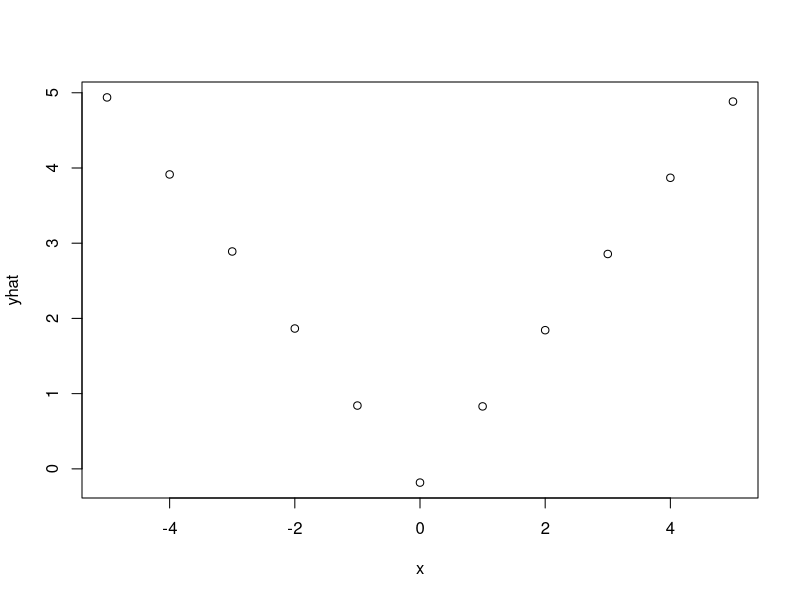

Here is the R script that generated this plot:
#Question 1
library(MASS)
data(shuttle)
?shuttle
str(shuttle)
levels(shuttle$use)
shuttle$use <- relevel(shuttle$use, ref = "noauto")
levels(shuttle$use)
fit <- glm(use ~ wind, data = shuttle, family = "binomial")
summary(fit)
#log(p/1-p) = B0 + B1 * windtail => p/1-p = exp(B0 + B1 * windtail)
exp(0.25131)/exp(0.25131+0.03181)
exp(-0.03181)

#Question 2
fit2 <- glm(use ~ wind + magn, data = shuttle, family = "binomial")
summary(fit2)
exp(-3.201e-02)

#Question 3
#log(p/1-p) = log(p) - log(1-p) = B0 + B1 * X1
#log(1-p/p) = log(1-p) - log(p) = -B0 - B1 * X1

#Question 4
data(InsectSprays)
?InsectSprays
str(InsectSprays)
fit3 <- glm(count ~ spray, data = InsectSprays, family = "poisson")
summary(fit3)
exp(-0.05588)

#Question 6
x <- -5:5
y <- c(5.12, 3.93, 2.67, 1.87, 0.52, 0.08, 0.93, 2.05, 2.54, 3.87, 4.97)
knots <- 0
splineTerm <- sapply(knots, function(knot){(x > knot) * (x - knot)})
xMat <- c(1, x, splineTerm)
yhat <- predict(lm(y ~ x + splineTerm))
plot(x, yhat)
(yhat[7]-yhat[6])/(x[7]-x[6])